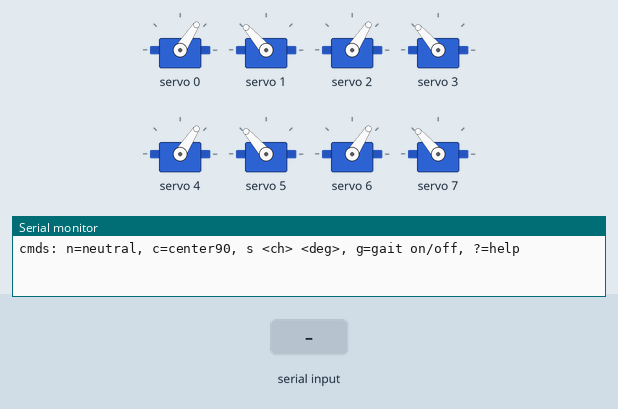
This sketch was run on a simulated Arduino Nano, built with avr-gcc and run on an emulated ATmega328P. On the bench: 8 × servo, the last lines printed to the serial monitor. The inputs (shaded band) are chosen by the test bench.

Above: at 1.2 s.
1.3 s: "g90\n" received over Serial
At 1.47 s:
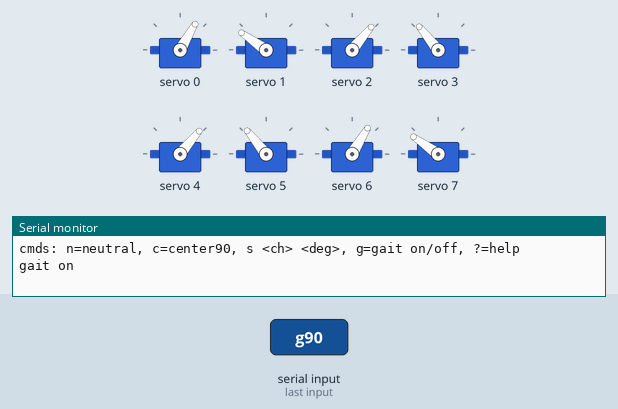
At 2.08 s:
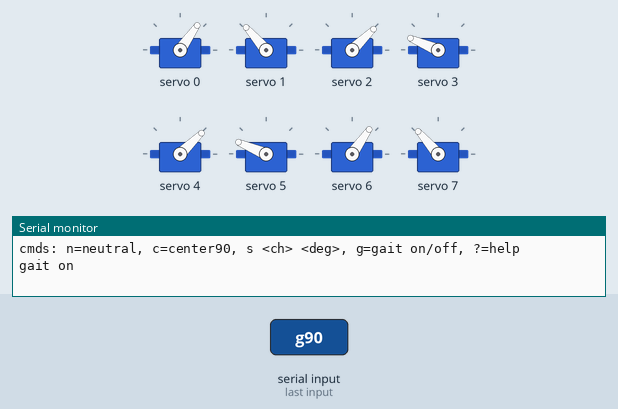
4.3 s: "c90\n" received over Serial
5.8 s: "g,45\n" received over Serial
At 5.97 s:
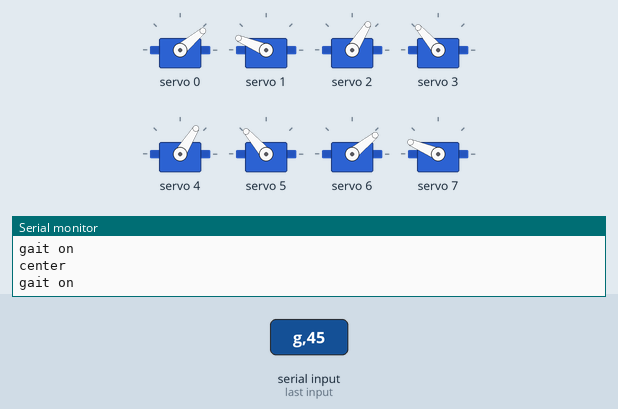
8.8 s: "c,45\n" received over Serial
Timing chart, 0 to 11.3 s (numbered marks = the images above; inputs shaded):
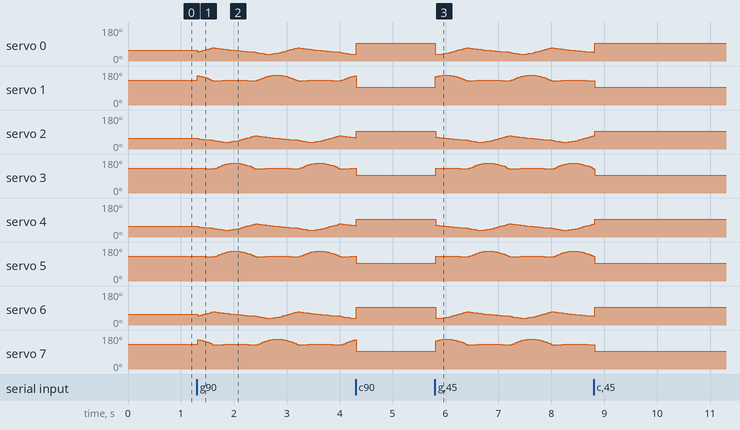

The sketch:

quadruped_nano.ino
```cpp
/*
* ミニ四脚歩行ロボット ファームウェア (Arduino Nano 互換機 + PCA9685)
*
* コンパイル確認済み (2026-11-11): arduino-cli 1.6.0、
* arduino:avr 1.8.8、Adafruit PWM Servo Driver Library 3.0.3 で
* arduino:avr:nano 向けにコンパイル成功 (Flash 8186 bytes / RAM 304 bytes)。
* フラッシュ書き込みと実機動作の確認は未実施 (docs/BRINGUP.md の Stage A)。
*
* シリアルコマンド (9600 bps, 改行終端): 起動時は歩行せず中立姿勢で保持する。
*   n = 中立姿勢, c = 全サーボ raw 90°, s <ch> <deg> = 個別サーボ指定,
*   g = 歩行の開始/停止トグル, ? = ヘルプ表示。校正手順は docs/BRINGUP.md。
*
* 依存ライブラリ: Adafruit PWM Servo Driver Library
* (ライブラリマネージャからインストール。Wire は標準ライブラリ)
*
* 構成: Nano --(I2C)--> PCA9685 --(PWM)--> MG90S x8
* 歩容パラメータと計算式は PC 側 gait.cpp / leg_ik.cpp と同一。
* パラメータを変更したら C++ 側 (GaitConfig) と揃えること。
*/

#include <Wire.h>
#include <Adafruit_PWMServoDriver.h>

// ===================== パラメータ (ここに集約) =====================
// 脚寸法 [mm] (leg_ik.hpp の LegGeometry と同じ)
const float L1 = 50.0; // 上リンク
const float L2 = 60.0; // 下リンク

// 歩容 (gait.hpp の GaitConfig と同じ)
const float HIP_HEIGHT = 95.0; // 股関節高さ = 足先 z [mm]
const float STRIDE = 36.0; // 足先の前後移動量 [mm]
const float STEP_HEIGHT = 14.0; // 足上げ高さ [mm]
const float DUTY = 0.5; // 支持期の割合 (トロット)
const float DIRECTION = 1.0; // +1: 前進, -1: 後退
const float TURN = 0.0; // -1..+1: 左右のストライド倍率 (gait.hpp の turn と同じ)。左脚 x(1-TURN), 右脚 x(1+TURN)
const unsigned long CYCLE_MS = 1600; // 1周期の時間 [ms] (ゆっくり)
const unsigned long UPDATE_MS = 20; // サーボ更新間隔 [ms]

// PWM (PCA9685, 50Hz)
const int PWM_FREQ = 50;
const int PULSE_MIN_US = 500; // 0 deg
const int PULSE_MAX_US = 2500; // 180 deg

// サーボ変換の校正 (実機で詰める。gait.hpp の *_offset / *_dir に対応)
const float SERVO_CENTER = 90.0;
const float KNEE_OFFSET = -25.0; // 膝サーボの取付オフセット

// 脚の定義: 0=FL(前左), 1=FR(前右), 2=RL(後左), 3=RR(後右)
const float PHASE_OFFSET[4] = {0.0, 0.5, 0.5, 0.0}; // トロット (対角ペア)
const int HIP_DIR[4] = {1, 1, 1, 1};
const int KNEE_DIR[4] = {1, 1, 1, 1};
const float HIP_OFFSET[4] = {0.0, 0.0, 0.0, 0.0};
const int CH_HIP[4] = {0, 2, 4, 6}; // PCA9685 チャンネル
const int CH_KNEE[4] = {1, 3, 5, 7};

// ===================== 実装 =====================
Adafruit_PWMServoDriver pwm = Adafruit_PWMServoDriver(0x40);

void setServoAngle(int ch, float deg) {
if (deg < 0.0) deg = 0.0;
if (deg > 180.0) deg = 180.0;
float us = PULSE_MIN_US + (PULSE_MAX_US - PULSE_MIN_US) * deg / 180.0;
int counts = (int)(us * 4096.0 * PWM_FREQ / 1000000.0);
pwm.setPWM(ch, 0, counts);
}

// 足先軌跡: gait.cpp の foot_position と同じ (支持期=直線, 遊脚期=楕円の上半分)
// phase は [0,1)、戻り値は股関節基準の (x, z) [mm]、z は下方 +
// stride は脚ごとの実効ストライド (旋回時は左右で異なる)
void footPosition(float phase, float stride, float &x, float &z) {
float u = phase - floor(phase);
float half = stride / 2.0;
float lift;
if (u < DUTY) {
x = half - stride * (u / DUTY);
lift = 0.0;
} else {
float v = (u - DUTY) / (1.0 - DUTY);
x = -half * cos(PI * v);
lift = STEP_HEIGHT * sin(PI * v);
}
x *= DIRECTION;
z = HIP_HEIGHT - lift;
}

// 逆運動学: leg_ik.cpp の inverse_kinematics と同じ (elbow_sign=+1, 膝後ろ配置)
// 到達不能の場合はリーチ内に丸める (実機保護のため例外ではなくクランプ)
void inverseKinematics(float x, float z, float &a1deg, float &a2deg) {
float r = sqrt(x * x + z * z);
float maxR = L1 + L2 - 0.01;
if (r > maxR) { x *= maxR / r; z *= maxR / r; r = maxR;}
float cosA2 = (x * x + z * z - L1 * L1 - L2 * L2) / (2.0 * L1 * L2);
if (cosA2 > 1.0) cosA2 = 1.0;
if (cosA2 < -1.0) cosA2 = -1.0;
float a2 = acos(cosA2);
float a1 = atan2(x, z) - atan2(L2 * sin(a2), L1 + L2 * cos(a2));
a1deg = a1 * 180.0 / PI;
a2deg = a2 * 180.0 / PI;
}

void updateLeg(int leg, float basePhase) {
float x, z, a1, a2;
bool right = (leg == 1 || leg == 3); // FR, RR
float stride = STRIDE * (right ? (1.0 + TURN) : (1.0 - TURN));
footPosition(basePhase + PHASE_OFFSET[leg], stride, x, z);
inverseKinematics(x, z, a1, a2);
float hip = SERVO_CENTER + HIP_DIR[leg] * a1 + HIP_OFFSET[leg];
float knee = SERVO_CENTER + KNEE_DIR[leg] * a2 + KNEE_OFFSET;
setServoAngle(CH_HIP[leg], hip);
setServoAngle(CH_KNEE[leg], knee);
}

// ===================== シリアル校正モード =====================
bool gaitRunning = false; // 起動時は歩行しない (安全のため)

void setNeutralPose() {
for (int leg = 0; leg < 4; leg++) {
float a1, a2;
inverseKinematics(0.0, HIP_HEIGHT, a1, a2);
float hip = SERVO_CENTER + HIP_DIR[leg] * a1 + HIP_OFFSET[leg];
float knee = SERVO_CENTER + KNEE_DIR[leg] * a2 + KNEE_OFFSET;
setServoAngle(CH_HIP[leg], hip);
setServoAngle(CH_KNEE[leg], knee);
}
}

void setAllCenter() {
for (int ch = 0; ch < 8; ch++) setServoAngle(ch, SERVO_CENTER);
}

void printHelp() {
Serial.println("cmds: n=neutral, c=center90, s <ch> <deg>, g=gait on/off, ?=help");
}

char cmdBuf[32];
int cmdLen = 0;

void runCommand(char *line) {
if (line[0] == 'n') { gaitRunning = false; setNeutralPose(); Serial.println("neutral"); }
else if (line[0] == 'c') { gaitRunning = false; setAllCenter(); Serial.println("center"); }
else if (line[0] == 'g') { gaitRunning = !gaitRunning; Serial.println(gaitRunning ? "gait on" : "gait off"); }
else if (line[0] == 's') {
int ch; float deg;
if (sscanf(line + 1, "%d %f", &ch, &deg) == 2 && 0 <= ch && ch < 8) {
gaitRunning = false;
setServoAngle(ch, deg);
Serial.println("set");
} else { Serial.println("usage: s <ch 0-7> <deg>"); }
}
else if (line[0] == '?') { printHelp(); }
}

void pollSerial() {
while (Serial.available() > 0) {
char c = (char)Serial.read();
if (c == '\n' || c == '\r') {
if (cmdLen > 0) { cmdBuf[cmdLen] = '\0'; runCommand(cmdBuf); cmdLen = 0; }
} else if (cmdLen < (int)sizeof(cmdBuf) - 1) {
cmdBuf[cmdLen++] = c;
}
}
}

void setup() {
Serial.begin(9600);
Wire.begin();
pwm.begin();
pwm.setPWMFreq(PWM_FREQ);
setNeutralPose();
printHelp();
}

void loop() {
pollSerial();
if (!gaitRunning) return;
static unsigned long last = 0;
unsigned long now = millis();
if (now - last < UPDATE_MS) return;
last = now;

float basePhase = (now % CYCLE_MS) / (float)CYCLE_MS;
for (int leg = 0; leg < 4; leg++) {
updateLeg(leg, basePhase);
}
}
```
